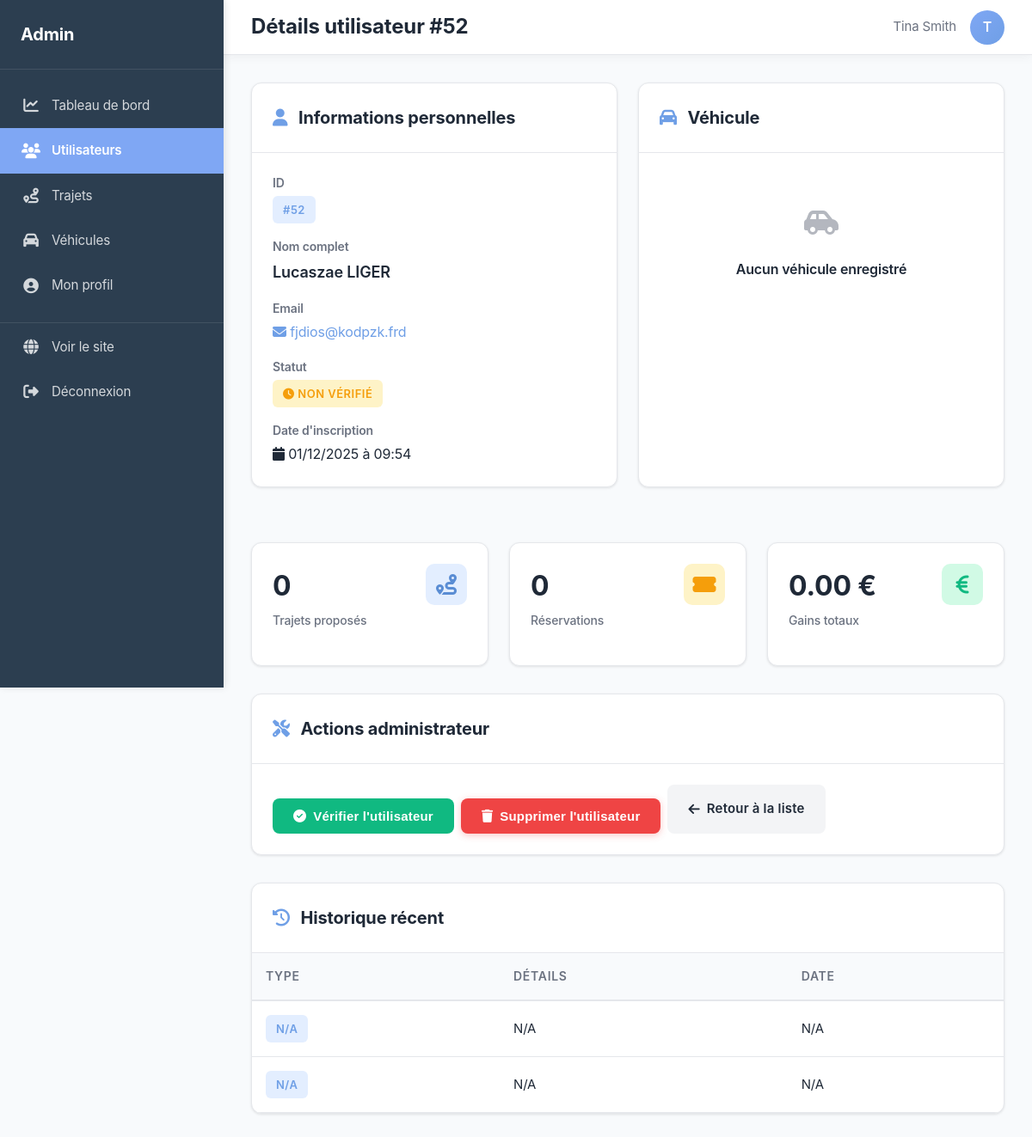
The page /index.php?action=admin_user_details&id=52 (signed in) on the database its author committed.
### tables this page shows
CREATE TABLE `users` (
  `id` bigint(20) UNSIGNED NOT NULL,
  `first_name` varchar(255) DEFAULT NULL,
  `last_name` varchar(255) DEFAULT NULL,
  `birth_date` date DEFAULT NULL,
  `email` varchar(255) NOT NULL,
  `password_hash` varchar(255) NOT NULL,
  `is_admin` tinyint(1) DEFAULT '0',
  `is_verified_user` tinyint(1) DEFAULT '0',
  `car_brand` varchar(255) DEFAULT NULL,
  `car_model` varchar(255) DEFAULT NULL,
  `car_year` int(11) DEFAULT NULL,
  `car_plate` varchar(255) DEFAULT NULL,
  `car_is_verified` tinyint(1) DEFAULT '0',
  `created_at` timestamp NOT NULL DEFAULT CURRENT_TIMESTAMP,
  `global_rating` float DEFAULT NULL,
  `profile_picture_path` varchar(255) DEFAULT NULL,
  `car_crit_air` tinyint(4) DEFAULT NULL
);

### controller/AdminControllerUnified.php (called while the page is built, shortened)
<?php
require_once __DIR__ . '/../model/AdminModelEnhanced.php';
class AdminControllerUnified {
    private $model;
    public function __construct() {
        $this->model = new AdminModelEnhanced();
    }
    public function userDetails() {
        $userId = (int)$_GET['id'];
        $user = $this->model->getUserDetails($userId);
        $stats = $this->model->getUserStats($userId);
        $history = $this->model->getUserHistory($userId);
        require_once __DIR__ . '/../view/admin/user_details_content.php';
        require_once __DIR__ . '/../view/admin_layout.php';
    }
}

### model/Database.php (called while the page is built, shortened)
<?php
class Database {
    private static $db = null;
    private static $instance = null;
    public static function getInstance() {
        if (self::$instance === null) {
            self::$instance = new self();
        }
        return self::$instance;
    }
    public function getConnection() {
        include_once __DIR__ . '/../config.php';
        if (self::$db === null) {
            try {
                $dsn = "mysql:host=" . DB_HOST .
                       ";port=" . (defined('DB_PORT') ? DB_PORT : '3306') .
                       ";dbname=" . DB_NAME .
                       ";charset=utf8mb4";
                $options = [
                    PDO::ATTR_ERRMODE => PDO::ERRMODE_EXCEPTION,
                    PDO::ATTR_DEFAULT_FETCH_MODE => PDO::FETCH_ASSOC,
                    PDO::ATTR_EMULATE_PREPARES => false
                ];
                self::$db = new PDO($dsn, DB_USER, DB_PASS, $options);
            } catch (PDOException $e) {
                error_log("Erreur connexion BD: " . $e->getMessage());
                die("Erreur de connexion à la base de données. Veuillez réessayer plus tard.");
            }
        }
        return self::$db;
    }
    public static function getDb() {
        return self::getInstance()->getConnection();
    }
}

### model/AdminModelEnhanced.php (called while the page is built, shortened)
<?php
require_once __DIR__ . '/Database.php';
class AdminModelEnhanced {
    private $db;
    public function __construct() {
        $this->db = Database::getDb();
    }
    public function getUserDetails($userId) {
        $stmt = $this->db->prepare("
            SELECT id, first_name, last_name, email, created_at, is_verified_user
            FROM users
            WHERE id = :id AND is_admin = 0
        ");
        $stmt->bindValue(':id', $userId, PDO::PARAM_INT);
        $stmt->execute();
        return $stmt->fetch(PDO::FETCH_ASSOC);
    }
    public function getUserStats($userId) {
        $stats = [];
        $stmt = $this->db->prepare("SELECT COUNT(*) as total FROM carpoolings WHERE provider_id = :id");
        $stmt->bindValue(':id', $userId, PDO::PARAM_INT);
        $stmt->execute();
        $stats['trips_provided'] = $stmt->fetch()['total'];
        $stmt = $this->db->prepare("SELECT COUNT(*) as total FROM bookings WHERE booker_id = :id");
        $stmt->bindValue(':id', $userId, PDO::PARAM_INT);
        $stmt->execute();
        $stats['trips_booked'] = $stmt->fetch()['total'];
        $stmt = $this->db->prepare("
            SELECT COALESCE(SUM(c.price), 0) as total
            FROM bookings b
            JOIN carpoolings c ON b.carpooling_id = c.id
            WHERE c.provider_id = :id
        ");
        $stmt->bindValue(':id', $userId, PDO::PARAM_INT);
        $stmt->execute();
        $stats['total_revenue'] = $stmt->fetch()['total'];
        return $stats;
    }
    public function getUserHistory($userId) {
        $history = [
            'provided' => [],
            'booked' => []
        ];
        $stmt = $this->db->prepare("
            SELECT
                c.id,
                c.start_date as departure_date,
                c.price,
                c.available_places as available_seats,
                l1.name as start_location,
                l2.name as end_location,
                (SELECT COUNT(*) FROM bookings WHERE carpooling_id = c.id) as booking_count
            FROM carpoolings c
            LEFT JOIN location l1 ON c.start_id = l1.id
            LEFT JOIN location l2 ON c.end_id = l2.id
            WHERE c.provider_id = :id
            ORDER BY c.start_date DESC
        ");
        $stmt->bindValue(':id', $userId, PDO::PARAM_INT);
        $stmt->execute();
        $history['provided'] = $stmt->fetchAll(PDO::FETCH_ASSOC);
        $stmt = $this->db->prepare("
            SELECT
                c.id,
                c.start_date as departure_date,
                c.price,
                l1.name as start_location,
                l2.name as end_location,
                CONCAT(u.first_name, ' ', u.last_name) as provider_name
            FROM bookings b
            JOIN carpoolings c ON b.carpooling_id = c.id
            JOIN users u ON c.provider_id = u.id
            LEFT JOIN location l1 ON c.start_id = l1.id
            LEFT JOIN location l2 ON c.end_id = l2.id
            WHERE b.booker_id = :id
            ORDER BY c.start_date DESC
        ");
        $stmt->bindValue(':id', $userId, PDO::PARAM_INT);
        $stmt->execute();
        $history['booked'] = $stmt->fetchAll(PDO::FETCH_ASSOC);
        return $history;
    }
}

### config.php (called while the page is built, shortened)
<?php
function url($path = '') {
    $path = ltrim($path, '/');
    return BASE_URL . $path;
}

### view/admin/user_details_content.php (the view, shortened to what this page needs)
<div style="display: grid; grid-template-columns: 1fr 1fr; gap: 1.5rem; margin-bottom: 2rem;">
    <div class="data-card">
        <div class="data-card-header">
            <h2 class="data-card-title">
                <i class="fas fa-user" style="margin-right: 0.5rem; color: #6f9fe6;"></i>
                Informations personnelles
            </h2>
        </div>
        <div class="data-card-body">
            <div style="display: flex; flex-direction: column; gap: 1rem;">
                <div>
                    <div style="font-weight: 600; color: #6b7280; font-size: 0.875rem; margin-bottom: 0.25rem;">ID</div>
                    <div><span class="badge badge-info">#<?= $user['id'] ?></span></div>
                </div>
                <div>
                    <div style="font-weight: 600; color: #6b7280; font-size: 0.875rem; margin-bottom: 0.25rem;">Nom complet</div>
                    <div style="font-size: 1.125rem; font-weight: 600;"><?= htmlspecialchars(($user['first_name'] ?? '') . ' ' . ($user['last_name'] ?? '')) ?></div>
                </div>
                <div>
                    <div style="font-weight: 600; color: #6b7280; font-size: 0.875rem; margin-bottom: 0.25rem;">Email</div>
                    <div>
                        <a href="mailto:<?= htmlspecialchars($user['email'] ?? '') ?>" style="color: #6f9fe6; text-decoration: none;">
                            <i class="fas fa-envelope"></i> <?= htmlspecialchars($user['email'] ?? 'N/A') ?>
                        </a>
                    </div>
                </div>
                <div>
                    <div style="font-weight: 600; color: #6b7280; font-size: 0.875rem; margin-bottom: 0.25rem;">Statut</div>
                    <div>
                        <?php if ($user['is_verified_user']): ?>
                            <span class="badge badge-success">
                                <i class="fas fa-check-circle"></i> Vérifié
                            </span>
                        <?php else: ?>
                            <span class="badge badge-warning">
                                <i class="fas fa-clock"></i> Non vérifié
                            </span>
                        <?php endif; ?>
                    </div>
                </div>
                <div>
                    <div style="font-weight: 600; color: #6b7280; font-size: 0.875rem; margin-bottom: 0.25rem;">Date d'inscription</div>
                    <div>
                        <i class="fas fa-calendar"></i>
                        <?php
                        $createdAt = $user['created_at'] ?? null;
                        echo $createdAt ? date('d/m/Y à H:i', strtotime($createdAt)) : 'N/A';
                        ?>
                    </div>
                </div>
            </div>
        </div>
    </div>
    <div class="data-card">
        <div class="data-card-header">
            <h2 class="data-card-title">
                <i class="fas fa-car" style="margin-right: 0.5rem; color: #6f9fe6;"></i>
                Véhicule
            </h2>
        </div>
        <div class="data-card-body">
            <?php if (!empty($user['car_brand'])): ?>
                <div style="display: flex; flex-direction: column; gap: 1rem;">
                    <div>
                        <div style="font-weight: 600; color: #6b7280; font-size: 0.875rem; margin-bottom: 0.25rem;">Marque</div>
                        <div style="font-size: 1.125rem; font-weight: 600;"><?= htmlspecialchars($user['car_brand']) ?></div>
                    </div>
                    <?php if (!empty($user['car_model'])): ?>
                        <div>
                            <div style="font-weight: 600; color: #6b7280; font-size: 0.875rem; margin-bottom: 0.25rem;">Modèle</div>
                            <div><?= htmlspecialchars($user['car_model']) ?></div>
                        </div>
                    <?php endif; ?>
                    <?php if (!empty($user['car_plate'])): ?>
                        <div>
                            <div style="font-weight: 600; color: #6b7280; font-size: 0.875rem; margin-bottom: 0.25rem;">Immatriculation</div>
                            <div><span class="badge badge-info" style="font-family: monospace; font-size: 1rem;"><?= htmlspecialchars($user['car_plate']) ?></span></div>
                        </div>
                    <?php endif; ?>
                </div>
            <?php else: ?>
                <div class="empty-state" style="padding: 2rem 1rem;">
                    <div class="empty-state-icon" style="font-size: 2rem;"><i class="fas fa-car-side"></i></div>
                    <div class="empty-state-title" style="font-size: 1rem;">Aucun véhicule enregistré</div>
                </div>
            <?php endif; ?>
        </div>
    </div>
</div>
<div class="stats-grid" style="grid-template-columns: repeat(auto-fit, minmax(200px, 1fr)); margin-bottom: 2rem;">
    <div class="stat-card">
        <div class="stat-card-header">
            <div>
                <div class="stat-value" style="font-size: 2rem;"><?= $stats['total_trips'] ?? 0 ?></div>
                <div class="stat-label">Trajets proposés</div>
            </div>
            <div class="stat-card-icon blue">
                <i class="fas fa-route"></i>
            </div>
        </div>
    </div>
    <div class="stat-card">
        <div class="stat-card-header">
            <div>
                <div class="stat-value" style="font-size: 2rem;"><?= $stats['total_bookings'] ?? 0 ?></div>
                <div class="stat-label">Réservations</div>
            </div>
            <div class="stat-card-icon orange">
                <i class="fas fa-ticket-alt"></i>
            </div>
        </div>
    </div>
    <div class="stat-card">
        <div class="stat-card-header">
            <div>
                <div class="stat-value" style="font-size: 2rem;"><?= number_format($stats['total_earned'] ?? 0, 2) ?> €</div>
                <div class="stat-label">Gains totaux</div>
            </div>
            <div class="stat-card-icon green">
                <i class="fas fa-euro-sign"></i>
            </div>
        </div>
    </div>
</div>
<div class="data-card">
    <div class="data-card-header">
        <h2 class="data-card-title">
            <i class="fas fa-tools" style="margin-right: 0.5rem; color: #6f9fe6;"></i>
            Actions administrateur
        </h2>
    </div>
    <div class="data-card-body">
        <div class="action-buttons">
            <form method="POST" action="<?= url('index.php?action=admin_toggle_verification') ?>" style="display: inline;">
                <button type="submit" class="btn <?= $user['is_verified_user'] ? 'btn-secondary' : 'btn-success' ?>">
                    <i class="fas fa-<?= $user['is_verified_user'] ? 'times' : 'check' ?>-circle"></i>
                    <?= $user['is_verified_user'] ? 'Retirer la vérification' : 'Vérifier l\'utilisateur' ?>
                </button>
            </form>
            <form method="POST" action="<?= url('index.php?action=admin_delete_user') ?>" style="display: inline;">
                <button type="submit" class="btn btn-danger" data-confirm="Supprimer cet utilisateur ? Cette action est irréversible et supprimera tous ses trajets et réservations.">
                    <i class="fas fa-trash"></i> Supprimer l'utilisateur
                </button>
            </form>
            <a href="<?= url('index.php?action=admin_users') ?>" class="btn btn-secondary">
                <i class="fas fa-arrow-left"></i> Retour à la liste
            </a>
        </div>
    </div>
</div>
<?php if (!empty($history)): ?>
    <div class="data-card">
        <div class="data-card-header">
            <h2 class="data-card-title">
                <i class="fas fa-history" style="margin-right: 0.5rem; color: #6f9fe6;"></i>
                Historique récent
            </h2>
        </div>
        <div class="data-card-body" style="padding: 0;">
            <table class="admin-table">
                <thead>
                    <tr>
                        <th>Type</th>
                        <th>Détails</th>
                        <th>Date</th>
                    </tr>
                </thead>
                <tbody>
                    <?php foreach ($history as $item): ?>
                        <tr>
                            <td><span class="badge badge-info"><?= htmlspecialchars($item['type'] ?? 'N/A') ?></span></td>
                            <td><?= htmlspecialchars($item['details'] ?? 'N/A') ?></td>
                            <td>
                                <?php
                                $itemDate = $item['date'] ?? null;
                                echo $itemDate ? date('d/m/Y H:i', strtotime($itemDate)) : 'N/A';
                                ?>
                            </td>
                        </tr>
                    <?php endforeach; ?>
                </tbody>
            </table>
        </div>
    </div>
<?php endif; ?>

### rows shown on the page
users: id "52", first_name+last_name "Lucaszae LIGER", email "fjdios@kodpzk.frd", created_at "01/12/2025 à 09:54"

### other values the page prints
$pageTitle "Détails utilisateur #52"
$_SESSION['user_name'] "Tina Smith"
substr($_SESSION['user_name'] ?? 'A', 0, 1) "T"
$stats['total_trips'] "0"
$stats['total_bookings'] "0"
$stats['total_earned'] "0.00"
$item['type'] "N/A"
$item['details'] "N/A"
